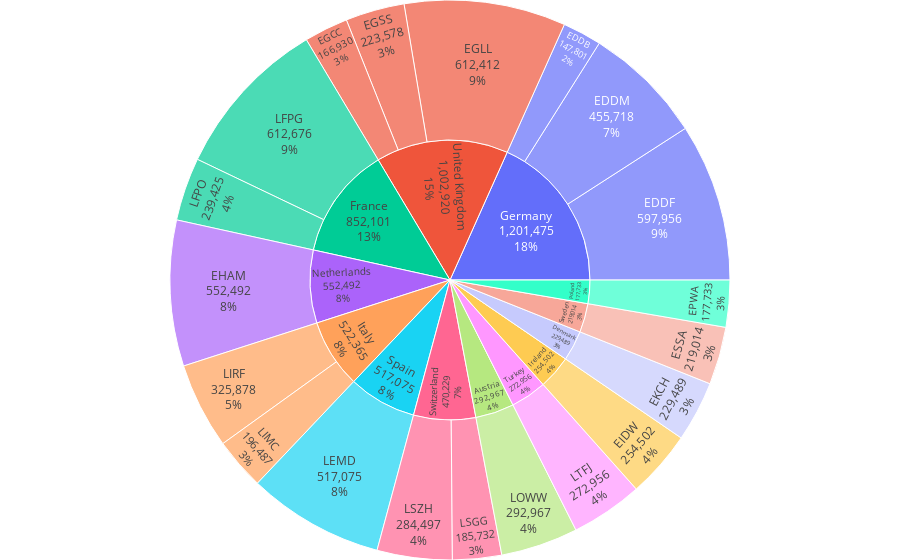

The notebook cell saved with this chart:
### Markdown cell above
### Where are the landings?

### Code cell
fig = px.sunburst(
    df_landings.groupby(["airport"])
    .agg({"flight_id": "count", "country": "first"})
    .reset_index(),
    path=["country", "airport"],
    values="flight_id",
    labels={"country": "Country"},
)
fig.update_layout(margin={"r": 0, "t": 0, "l": 0, "b": 0})
fig.data[0].textinfo = "label+percent entry+value"
fig.show()
fig.write_image("figures/landings_country_airport.pdf")

### Figure 1 — Plotly figure (JSON) as saved in the notebook; plotly's stock layout.template omitted (floating-point values rounded to 4 significant figures)
{"data": [{"branchvalues": "total", "domain": {"x": [0, 1], "y": [0, 1]}, "hovertemplate": "labels=%{label}<br>flight_id=%{value}<br>parent=%{parent}<br>id=%{id}<extra></extra>", "ids": ["Germany/EDDB", "Germany/EDDF", "Germany/EDDM", "United Kingdom/EGCC", "United Kingdom/EGLL", "United Kingdom/EGSS", "Netherlands/EHAM", "Ireland/EIDW", "Denmark/EKCH", "Poland/EPWA", "Sweden/ESSA", "Spain/LEMD", "France/LFPG", "France/LFPO", "Italy/LIMC", "Italy/LIRF", "Austria/LOWW", "Switzerland/LSGG", "Switzerland/LSZH", "Turkey/LTFJ", "Austria", "Denmark", "France", "Germany", "Ireland", "Italy", "Netherlands", "Poland", "Spain", "Sweden", "Switzerland", "Turkey", "United Kingdom"], "labels": ["EDDB", "EDDF", "EDDM", "EGCC", "EGLL", "EGSS", "EHAM", "EIDW", "EKCH", "EPWA", "ESSA", "LEMD", "LFPG", "LFPO", "LIMC", "LIRF", "LOWW", "LSGG", "LSZH", "LTFJ", "Austria", "Denmark", "France", "Germany", "Ireland", "Italy", "Netherlands", "Poland", "Spain", "Sweden", "Switzerland", "Turkey", "United Kingdom"], "name": "", "parents": ["Germany", "Germany", "Germany", "United Kingdom", "United Kingdom", "United Kingdom", "Netherlands", "Ireland", "Denmark", "Poland", "Sweden", "Spain", "France", "France", "Italy", "Italy", "Austria", "Switzerland", "Switzerland", "Turkey", "", "", "", "", "", "", "", "", "", "", "", "", ""], "textinfo": "label+percent entry+value", "type": "sunburst", "values": [147801, 597956, 455718, 166930, 612412, 223578, 552492, 254502, 229489, 177733, 219014, 517075, 612676, 239425, 196487, 325878, 292967, 185732, 284497, 272956, 292967, 229489, 852101, 1201475, 254502, 522365, 552492, 177733, 517075, 219014, 470229, 272956, 1002920]}], "layout": {"legend": {"tracegroupgap": 0}, "margin": {"b": 0, "l": 0, "r": 0, "t": 0}}}
